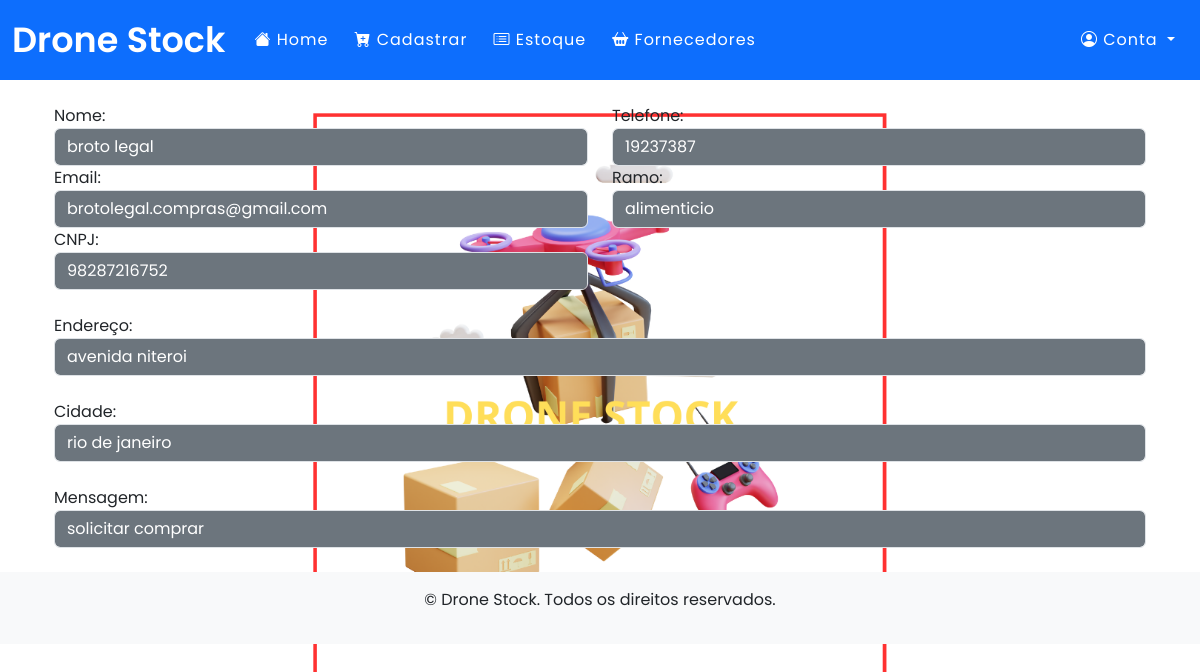
/fornecedora/3/editar/, run on the app's committed database.
### app/models.py (models this page shows)
class Fornecedora(db.Model):
    __tablename__ = "fornecedora"
    id = db.Column(db.Integer, primary_key=True, autoincrement=True)
    nome = db.Column(db.String(100), nullable=False)
    telefone = db.Column(db.Integer, nullable=False)
    email = db.Column(db.String(100), nullable=False)
    ramo = db.Column(db.String(100), nullable=True)
    cnpj = db.Column(db.Integer,nullable=False)
    endereco = db.Column(db.String(100), nullable=False)
    cidade = db.Column(db.String(100), nullable=False)
    mensagem = db.Column(db.String(500), nullable=True)

### app/routes.py (the view, shortened to what this page needs)
@app.route('/fornecedora/<int:id>/editar/', methods=["GET", "POST"])
def editar_fornecedora(id):
    fornecedora = Fornecedora.query.get(id)  # Corrigido: usar a classe fornecedora com "P" maiúsculo
    if not fornecedora:
        flash('fornecedora não encontrado!', 'error')
        return redirect(url_for('fornecedora_lista'))  # Redireciona para a lista de estoque se o fornecedora não for encontrado
    return render_template('editar_fornecedora.html' ,obj=fornecedora)

### app/templates/editar_fornecedora.html (shortened to what this page needs)
{% extends "base.html" %}
{% block content %}
<div class="container">
    <div class="row">
        <div class="col-md-6">
            Nome:
            <input type="text" value="{{ obj.nome }}" class="form-control bg-secondary text-white" readonly>
        </div>
        <div class="col-md-6">
            Telefone:
            <input type="text" value="{{ obj.telefone }}" class="form-control bg-secondary text-white" readonly>
        </div>
        <div class="col-md-6">
            Email:
            <input type="text" value="{{ obj.email }}" class="form-control bg-secondary text-white" readonly>
        </div>
        <div class="col-md-6">
            Ramo:
            <input type="text" value="{{ obj.ramo }}" class="form-control bg-secondary text-white" readonly>
        </div>
        <div class="col-md-6">
            CNPJ:
            <input type="text" value="{{ obj.cnpj }}" class="form-control bg-secondary text-white" readonly>
        </div>
        <div class="col-12 mt-4">
            Endereço:
            <input type="text" value="{{ obj.endereco }}" class="form-control bg-secondary text-white" readonly>
        </div>
        <div class="col-12 mt-4">
            Cidade:
            <input type="text" value="{{ obj.cidade }}" class="form-control bg-secondary text-white" readonly>
        </div>
        <div class="col-12 mt-4">
            Mensagem:
            <input type="text" value="{{ obj.mensagem }}" class="form-control bg-secondary text-white" readonly>
        </div>
    </div>
</div>
{% endblock %}

### app/static/css/custom.css (style rules this page uses)
* { margin: 0; padding: 0; box-sizing: border-box; font-family: 'Poppins', sans-serif; }
body { background-image: url("/static/images/dronestock.png"); background-size: cover; background-position: center; background-repeat: no-repeat; background-attachment: fixed; }

### data on the page
Fornecedora: nome "broto legal", telefone "19237387", email "brotolegal.compras@gmail.com", ramo "alimenticio", cnpj "98287216752", endereco "avenida niteroi", cidade "rio de janeiro", mensagem "solicitar comprar"
